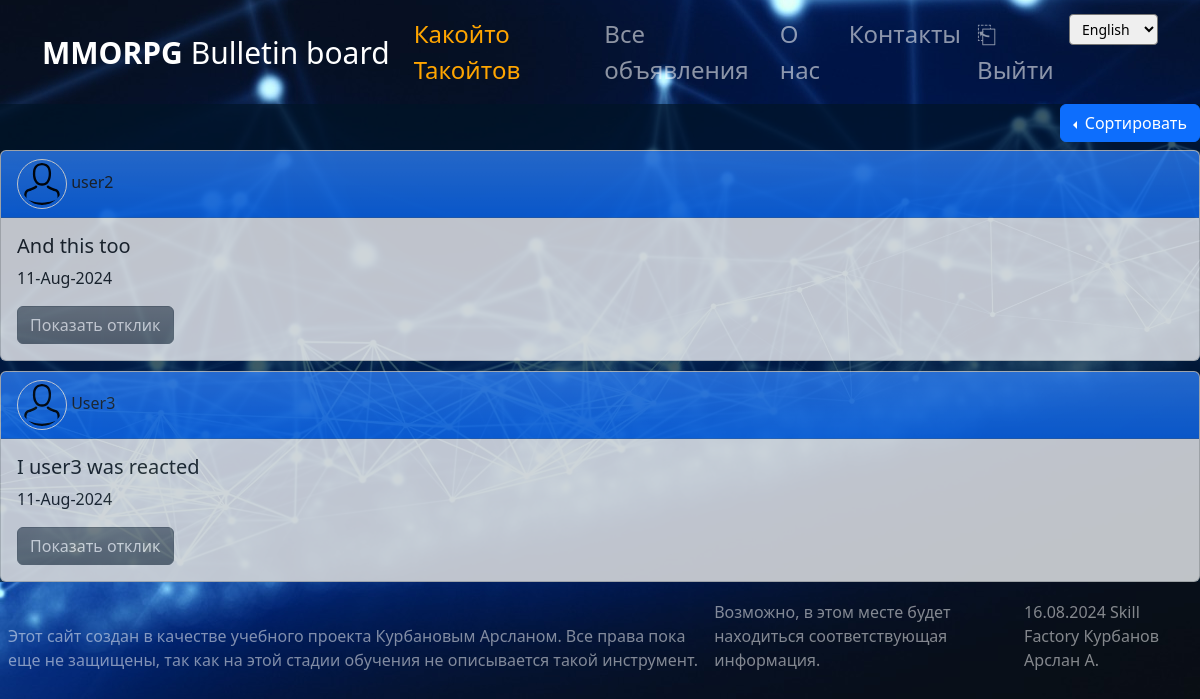
The app's page /advertisement/2/reactions (signed in) with its own data.
### bboard/models.py (models this page shows, shortened)
class User(AbstractUser):
    is_active = models.BooleanField(default=False)
    GENDER = (
        ('m', _('Мужской')),
        ('f', _('Женский')),
    )
    gender = models.CharField(max_length=1, choices=GENDER, default='')
    birthday = models.DateTimeField(null=True)
    avatar = models.CharField(max_length=20, default='default.svg')
    last_activity = models.DateTimeField(default=timezone.now)
    def update_last_activity(self):
        self.last_activity = timezone.now()
        self.save()
    class Meta(AbstractUser.Meta):
        swappable = "AUTH_USER_MODEL"

class Reaction(models.Model):
    user = models.ForeignKey(User, on_delete=models.CASCADE)
    advertisement = models.ForeignKey(Advertisement, on_delete=models.CASCADE)
    text = models.TextField()
    accepted = models.BooleanField(default=False)
    dateCreation = models.DateTimeField(auto_now_add=True)

### bboard/views.py (the view)
# urls.py: path('advertisement/<int:pk>/reactions', ReactionListView.as_view(), name='reaction_list'),
class ReactionListView(LoginRequiredMixin, AuthorRequiredMixin, DetailView):
    model = Advertisement
    template_name = 'bboard/reaction-list.html'
    context_object_name = 'advertisement'
    paginate_by = 5
    def get_queryset(self):
        queryset = super().get_queryset()
        sort_date = self.request.GET.get('sort', 'dateCreation')
        if sort_date == 'date_ask':
            queryset = queryset.order_by('dateCreation')
        else:
            queryset = queryset.order_by('-dateCreation')
        return queryset
    def get_context_data(self, **kwargs):
        context = super().get_context_data(**kwargs)
        context['reactions'] = Reaction.objects.filter(advertisement=self.object)
        return context

### bboard/mixins.py (called while the page is built)
    def get_object(self, queryset=None):
        obj = super().get_object(queryset)
        if not self.request.user == obj.user:
            raise Http404('У вас нет доступа к этой странице.')
        return obj

### bboard/templatetags/my_tags.py (called while the page is built)
@register.filter(name='join')
def join(arg1, arg2):
    return ''.join([str(arg1), str(arg2)])

### templates/bboard/reaction-list.html (shortened to what this page needs)
{% extends 'default.html' %}
{% load i18n %}
{% load static %}
{% block content %}
    <div class="d-flex justify-content-end bd-highlight mb-2">
        <div class="btn-group dropstart">
            <button type="button" class="btn btn-primary dropdown-toggle" data-bs-toggle="dropdown" aria-expanded="false">
                {% trans "Сортировать" %}
            </button>
        </div>
    </div>
    {% for reaction in reactions %}
        <div class="card opacity-75" style="margin-bottom: 10px;">
            <div class="card-header bg-primary bg-gradient">
                <img height="50px" src="{% static 'avatar/'|add:reaction.user.avatar %}" alt="avatar" style="border: 1px solid white; border-radius: 25px; padding: 3px">
                {% if not reaction.user.first_name and not reaction.user.last_name %}{{ reaction.user.username }}{% endif %}
            </div>
            <div class="card-body">
                <h5 class="card-title">{{ reaction.text|truncatewords:6 }}</h5>
                <p class="card-text">{{ reaction.dateCreation|date:"d-M-Y" }}</p>
                <a href="{% url 'reaction_detail' pk=reaction.id %}" class="btn btn-secondary bg-gradient">{% trans "Показать отклик" %}</a>
            </div>
        </div>
    {% endfor %}
{% endblock content %}

### templates/default.html (shortened to what this page needs)
<!DOCTYPE html>
{% load i18n %}
{% load static %}
{% load my_tags %}
{% load cache %}
{% cache 60 header %}
<html lang="ru">
<head>
    <link href="{% static 'bootstrap/css/bootstrap.min.css' %}" rel="stylesheet" />
    <link href="{% static 'bootstrap/css/custom.css' %}" rel="stylesheet" />
</head>
<body style="background-image: url('{% static "bootstrap/img/header4.png" %}'); background-attachment: fixed;">
<header>
    <nav class="navbar navbar-expand-lg navbar-dark">
        <div class="container">
            <a class="logo navbar-brand" href="{% url 'home' %}" style="font-weight: 100; font-size: 30px;"><span style="font-weight: 700;">MMORPG</span> Bulletin board</a>
            <div class="collapse navbar-collapse" id="navbarSupportedContent">
                <ul class="navbar-nav ms-auto mb-2 mb-lg-0" style="font-size: 24px;">
                    {% if request.user.username %}
                    <li class="nav-item">
                        <a class="nav-link {% if request.path == '/lk/'|join:request.user.id %}text-user-active{% else %}text-user{% endif %}" aria-current="page" href="{% url 'lk' pk=request.user.id %}">
                            {{ request.user.first_name }}
                            {{ request.user.last_name }}
                        </a></li>
                    {% endif %}
                    <li class="nav-item">
                        <a class="nav-link {% if request.path == '/advertisements/' %}active{% endif %}" aria-current="page" href="{% url 'index' %}">{% trans "Все объявления" %}</a></li>
                    <li class="nav-item">
                        <a class="nav-link {% if request.path == '/about/'%}active{% endif %}" href="/about/">{% trans "О нас" %}</a></li>
                    <li class="nav-item">
                        <a class="nav-link {% if request.path == '/contacts/'%}active{% endif %}" href="/contacts/">{% trans "Контакты" %}</a></li>
                    {% if request.user.username %}
                    <li class="nav-item">
                        <a class="nav-link" href="/accounts/logout/confirm">&#9111; {% trans "Выйти" %}</a></li>
                    {% else %}
                    <li class="nav-item">
                        <a class="nav-link" href="/accounts/login/">&#9112; {% trans "Войти" %}</a></li>
                    {% endif %}
                    <li>
                        {% include "lang-select.html" %}
                    </li>
                </ul>
            </div>
        </div>
    </nav>
</header>
{% endcache %}
<div style="color: white; background: rgba(00,20,39,0.7);">
    {% block content %}
    {% endblock content %}
</div>
{%  cache 60 footer %}
<footer class="text-white-50">
    {% include "footer.html" %}
</footer>
{% endcache %}
</body>
</html>

### records on screen
User: user.first_name "Какойто", user.last_name "Такойтов"
Reaction: user.avatar (placeholder picture), user.username "user2", text "And this too", dateCreation "11-Aug-2024"
Reaction: user.avatar (placeholder picture), user.username "User3", text "I user3 was reacted", dateCreation "11-Aug-2024"

### other values on screen
form field language "English"
